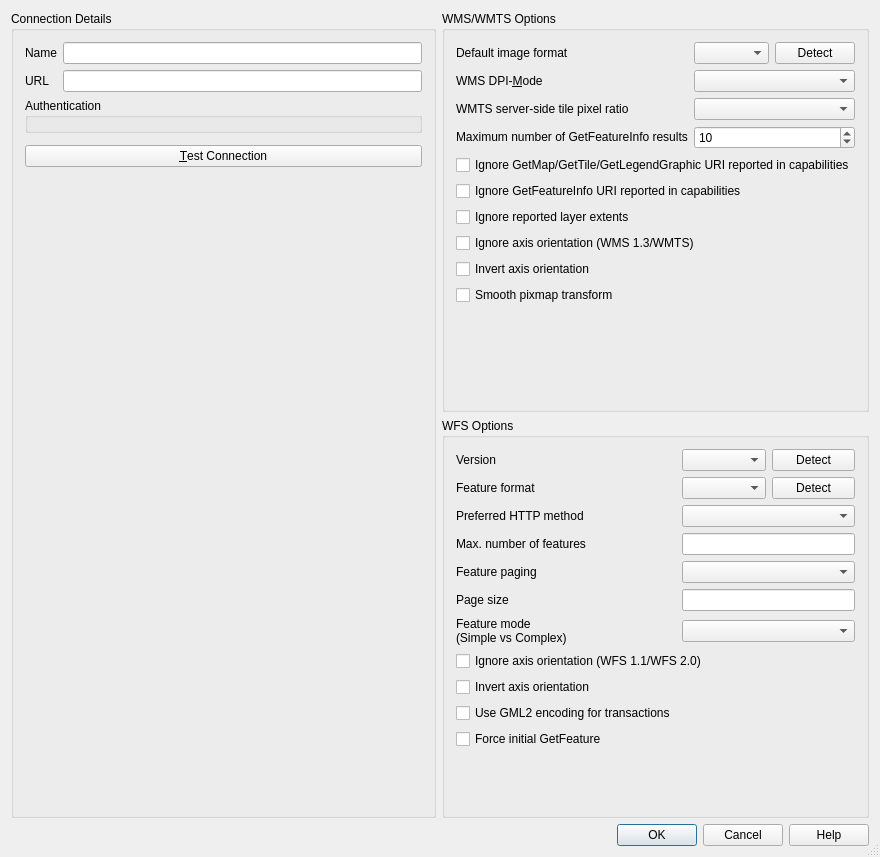
<?xml version="1.0" encoding="UTF-8"?>
<ui version="4.0">
 <class>QgsNewHttpConnectionBase</class>
 <widget class="QDialog" name="QgsNewHttpConnectionBase">
  <property name="geometry">
   <rect>
    <x>0</x>
    <y>0</y>
    <width>880</width>
    <height>857</height>
   </rect>
  </property>
  <property name="windowTitle">
   <string>Create a New Connection</string>
  </property>
  <property name="sizeGripEnabled">
   <bool>true</bool>
  </property>
  <property name="modal">
   <bool>true</bool>
  </property>
  <layout class="QVBoxLayout" name="verticalLayout_3">
   <item>
    <widget class="QgsScrollArea" name="scrollArea">
     <property name="frameShape">
      <enum>QFrame::Shape::NoFrame</enum>
     </property>
     <property name="widgetResizable">
      <bool>true</bool>
     </property>
     <widget class="QWidget" name="scrollAreaWidgetContents">
      <property name="geometry">
       <rect>
        <x>0</x>
        <y>0</y>
        <width>862</width>
        <height>808</height>
       </rect>
      </property>
      <layout class="QHBoxLayout" name="horizontalLayout">
       <property name="leftMargin">
        <number>0</number>
       </property>
       <property name="topMargin">
        <number>0</number>
       </property>
       <property name="rightMargin">
        <number>0</number>
       </property>
       <property name="bottomMargin">
        <number>0</number>
       </property>
       <item>
        <widget class="QGroupBox" name="mGroupBox">
         <property name="title">
          <string>Connection Details</string>
         </property>
         <layout class="QGridLayout" name="gridLayout">
          <item row="2" column="0">
           <widget class="QLabel" name="TextLabel1_2">
            <property name="text">
             <string>Name</string>
            </property>
            <property name="wordWrap">
             <bool>true</bool>
            </property>
            <property name="margin">
             <number>5</number>
            </property>
           </widget>
          </item>
          <item row="6" column="0" colspan="2">
           <widget class="QGroupBox" name="mAuthGroupBox">
            <property name="title">
             <string>Authentication</string>
            </property>
            <layout class="QVBoxLayout" name="verticalLayout">
             <property name="leftMargin">
              <number>6</number>
             </property>
             <property name="topMargin">
              <number>6</number>
             </property>
             <property name="rightMargin">
              <number>6</number>
             </property>
             <property name="bottomMargin">
              <number>6</number>
             </property>
             <item>
              <widget class="QgsAuthSettingsWidget" name="mAuthSettings" native="true">
               <property name="sizePolicy">
                <sizepolicy hsizetype="Preferred" vsizetype="Maximum">
                 <horstretch>0</horstretch>
                 <verstretch>0</verstretch>
                </sizepolicy>
               </property>
              </widget>
             </item>
            </layout>
           </widget>
          </item>
          <item row="3" column="0">
           <widget class="QLabel" name="TextLabel1">
            <property name="text">
             <string>URL</string>
            </property>
            <property name="margin">
             <number>5</number>
            </property>
           </widget>
          </item>
          <item row="2" column="1">
           <widget class="QLineEdit" name="txtName">
            <property name="minimumSize">
             <size>
              <width>0</width>
              <height>0</height>
             </size>
            </property>
            <property name="toolTip">
             <string>Name of the new connection</string>
            </property>
            <property name="frame">
             <bool>true</bool>
            </property>
           </widget>
          </item>
          <item row="3" column="1">
           <widget class="QLineEdit" name="txtUrl">
            <property name="toolTip">
             <string>HTTP address of the Web Map Server</string>
            </property>
           </widget>
          </item>
          <item row="7" column="0" colspan="2">
           <widget class="QgsHttpHeaderWidget" name="mHttpHeaders" native="true">
            <property name="sizePolicy">
             <sizepolicy hsizetype="Expanding" vsizetype="Preferred">
              <horstretch>0</horstretch>
              <verstretch>0</verstretch>
             </sizepolicy>
            </property>
           </widget>
          </item>
          <item row="8" column="0" colspan="2">
           <widget class="QPushButton" name="mTestConnectionButton">
            <property name="text">
             <string>&amp;Test Connection</string>
            </property>
           </widget>
          </item>
          <item row="9" column="0" colspan="2">
           <spacer name="verticalSpacer">
            <property name="orientation">
             <enum>Qt::Orientation::Vertical</enum>
            </property>
            <property name="sizeHint" stdset="0">
             <size>
              <width>20</width>
              <height>0</height>
             </size>
            </property>
           </spacer>
          </item>
         </layout>
        </widget>
       </item>
       <item>
        <layout class="QVBoxLayout" name="verticalLayout_2">
         <item>
          <widget class="QGroupBox" name="mWmsOptionsGroupBox">
           <property name="sizePolicy">
            <sizepolicy hsizetype="Preferred" vsizetype="Minimum">
             <horstretch>0</horstretch>
             <verstretch>0</verstretch>
            </sizepolicy>
           </property>
           <property name="title">
            <string>WMS/WMTS Options</string>
           </property>
           <layout class="QGridLayout" name="gridLayout_2">
            <item row="2" column="0">
             <widget class="QLabel" name="lblTilePixelRatio">
              <property name="sizePolicy">
               <sizepolicy hsizetype="Preferred" vsizetype="Fixed">
                <horstretch>0</horstretch>
                <verstretch>0</verstretch>
               </sizepolicy>
              </property>
              <property name="text">
               <string>WMTS server-side tile pixel ratio</string>
              </property>
              <property name="buddy">
               <cstring>cmbTilePixelRatio</cstring>
              </property>
             </widget>
            </item>
            <item row="15" column="0" colspan="2">
             <spacer name="verticalSpacer_2">
              <property name="orientation">
               <enum>Qt::Orientation::Vertical</enum>
              </property>
              <property name="sizeHint" stdset="0">
               <size>
                <width>20</width>
                <height>0</height>
               </size>
              </property>
             </spacer>
            </item>
            <item row="0" column="0">
             <widget class="QLabel" name="lblWmsFormat">
              <property name="text">
               <string>Default image format</string>
              </property>
             </widget>
            </item>
            <item row="3" column="0">
             <widget class="QLabel" name="lblFeatureCount">
              <property name="sizePolicy">
               <sizepolicy hsizetype="Preferred" vsizetype="Fixed">
                <horstretch>0</horstretch>
                <verstretch>0</verstretch>
               </sizepolicy>
              </property>
              <property name="text">
               <string>Maximum number of GetFeatureInfo results</string>
              </property>
             </widget>
            </item>
            <item row="1" column="0">
             <widget class="QLabel" name="lblDpiMode">
              <property name="sizePolicy">
               <sizepolicy hsizetype="Preferred" vsizetype="Fixed">
                <horstretch>0</horstretch>
                <verstretch>0</verstretch>
               </sizepolicy>
              </property>
              <property name="text">
               <string>WMS DPI-&amp;Mode</string>
              </property>
              <property name="buddy">
               <cstring>cmbDpiMode</cstring>
              </property>
             </widget>
            </item>
            <item row="0" column="2">
             <widget class="QPushButton" name="mWmsFormatDetectButton">
              <property name="toolTip">
               <string>Ask the server for the available formats</string>
              </property>
              <property name="text">
               <string>Detect</string>
              </property>
             </widget>
            </item>
            <item row="0" column="1">
             <widget class="QComboBox" name="mWmsPreferredFormatCombo"/>
            </item>
            <item row="1" column="1" colspan="2">
             <widget class="QComboBox" name="cmbDpiMode"/>
            </item>
            <item row="2" column="1" colspan="2">
             <widget class="QComboBox" name="cmbTilePixelRatio"/>
            </item>
            <item row="3" column="1" colspan="2">
             <widget class="QSpinBox" name="sbFeatureCount">
              <property name="toolTip">
               <string>&lt;html&gt;&lt;head/&gt;&lt;body&gt;&lt;p&gt;Specify a default value for FEATURE_COUNT when a new layer is created from this connection. &lt;/p&gt;&lt;p&gt;FEATURE_COUNT defines the maximum number of results returned by a GetFeatureInfo request, if not specified the server default value (usually 1) will be used.&lt;/p&gt;&lt;p&gt;Set to 0 to use server default: no FEATURE_COUNT parameter will be added to the request.&lt;/p&gt;&lt;p&gt;&lt;br/&gt;&lt;/p&gt;&lt;/body&gt;&lt;/html&gt;</string>
              </property>
              <property name="specialValueText">
               <string>server default</string>
              </property>
              <property name="minimum">
               <number>0</number>
              </property>
              <property name="maximum">
               <number>1000</number>
              </property>
              <property name="value">
               <number>10</number>
              </property>
             </widget>
            </item>
            <item row="6" column="0" colspan="3">
             <widget class="QCheckBox" name="cbxIgnoreGetMapURI">
              <property name="text">
               <string>Ignore GetMap/GetTile/GetLegendGraphic URI reported in capabilities</string>
              </property>
             </widget>
            </item>
            <item row="7" column="0" colspan="3">
             <widget class="QCheckBox" name="cbxIgnoreGetFeatureInfoURI">
              <property name="text">
               <string>Ignore GetFeatureInfo URI reported in capabilities</string>
              </property>
             </widget>
            </item>
            <item row="8" column="0" colspan="3">
             <widget class="QCheckBox" name="cbxWmsIgnoreReportedLayerExtents">
              <property name="text">
               <string>Ignore reported layer extents</string>
              </property>
             </widget>
            </item>
            <item row="9" column="0" colspan="3">
             <widget class="QCheckBox" name="cbxWmsIgnoreAxisOrientation">
              <property name="text">
               <string>Ignore axis orientation (WMS 1.3/WMTS)</string>
              </property>
             </widget>
            </item>
            <item row="10" column="0" colspan="3">
             <widget class="QCheckBox" name="cbxWmsInvertAxisOrientation">
              <property name="text">
               <string>Invert axis orientation</string>
              </property>
             </widget>
            </item>
            <item row="14" column="0" colspan="3">
             <widget class="QCheckBox" name="cbxSmoothPixmapTransform">
              <property name="text">
               <string>Smooth pixmap transform</string>
              </property>
             </widget>
            </item>
           </layout>
          </widget>
         </item>
         <item>
          <widget class="QGroupBox" name="mWfsOptionsGroupBox">
           <property name="sizePolicy">
            <sizepolicy hsizetype="Preferred" vsizetype="Minimum">
             <horstretch>0</horstretch>
             <verstretch>0</verstretch>
            </sizepolicy>
           </property>
           <property name="title">
            <string>WFS Options</string>
           </property>
           <layout class="QGridLayout" name="gridLayout1">
            <item row="0" column="0">
             <widget class="QLabel" name="lblVersion">
              <property name="sizePolicy">
               <sizepolicy hsizetype="Preferred" vsizetype="Fixed">
                <horstretch>0</horstretch>
                <verstretch>0</verstretch>
               </sizepolicy>
              </property>
              <property name="text">
               <string>Version</string>
              </property>
             </widget>
            </item>
            <item row="0" column="1">
             <widget class="QComboBox" name="cmbVersion"/>
            </item>
            <item row="0" column="2">
             <widget class="QPushButton" name="mWfsVersionDetectButton">
              <property name="text">
               <string>Detect</string>
              </property>
             </widget>
            </item>
            <item row="1" column="0">
             <widget class="QLabel" name="lblFeatureFormat">
              <property name="sizePolicy">
               <sizepolicy hsizetype="Preferred" vsizetype="Fixed">
                <horstretch>0</horstretch>
                <verstretch>0</verstretch>
               </sizepolicy>
              </property>
              <property name="text">
               <string>Feature format</string>
              </property>
              <property name="toolTip">
               <string>Only used for OGC-API Features</string>
              </property>
             </widget>
            </item>
            <item row="1" column="1">
             <widget class="QComboBox" name="mFeatureFormatComboBox"/>
            </item>
            <item row="1" column="2">
             <widget class="QPushButton" name="mFeatureFormatDetectButton">
              <property name="text">
               <string>Detect</string>
              </property>
              <property name="toolTip">
               <string>Only used for OGC-API Features</string>
              </property>
             </widget>
            </item>
            <item row="2" column="0">
             <widget class="QLabel" name="lblVersion_2">
              <property name="sizePolicy">
               <sizepolicy hsizetype="Preferred" vsizetype="Fixed">
                <horstretch>0</horstretch>
                <verstretch>0</verstretch>
               </sizepolicy>
              </property>
              <property name="text">
               <string>Preferred HTTP method</string>
              </property>
             </widget>
            </item>
            <item row="2" column="1" colspan="2">
             <widget class="QComboBox" name="mComboHttpMethod"/>
            </item>
            <item row="3" column="0">
             <widget class="QLabel" name="lblMaxNumFeatures">
              <property name="sizePolicy">
               <sizepolicy hsizetype="Preferred" vsizetype="Fixed">
                <horstretch>0</horstretch>
                <verstretch>0</verstretch>
               </sizepolicy>
              </property>
              <property name="text">
               <string>Max. number of features</string>
              </property>
             </widget>
            </item>
            <item row="3" column="1" colspan="2">
             <widget class="QLineEdit" name="txtMaxNumFeatures">
              <property name="toolTip">
               <string>&lt;html&gt;&lt;head/&gt;&lt;body&gt;&lt;p&gt;Enter a number to limit the maximum number of features retrieved per feature request. If empty, no limit is set.&lt;/p&gt;&lt;/body&gt;&lt;/html&gt;</string>
              </property>
             </widget>
            </item>
            <item row="4" column="0">
             <widget class="QLabel" name="lblFeaturePaging">
              <property name="sizePolicy">
               <sizepolicy hsizetype="Preferred" vsizetype="Fixed">
                <horstretch>0</horstretch>
                <verstretch>0</verstretch>
               </sizepolicy>
              </property>
              <property name="text">
               <string>Feature paging</string>
              </property>
             </widget>
            </item>
            <item row="4" column="1" colspan="2">
             <widget class="QComboBox" name="cmbFeaturePaging"/>
            </item>
            <item row="5" column="0">
             <widget class="QLabel" name="lblPageSize">
              <property name="sizePolicy">
               <sizepolicy hsizetype="Preferred" vsizetype="Fixed">
                <horstretch>0</horstretch>
                <verstretch>0</verstretch>
               </sizepolicy>
              </property>
              <property name="text">
               <string>Page size</string>
              </property>
             </widget>
            </item>
            <item row="5" column="1" colspan="2">
             <widget class="QLineEdit" name="txtPageSize">
              <property name="toolTip">
               <string>&lt;html&gt;&lt;head/&gt;&lt;body&gt;&lt;p&gt;Enter a number to limit the maximum number of features retrieved in a single GetFeature request when paging is enabled. If let to empty, server default will apply.&lt;/p&gt;&lt;/body&gt;&lt;/html&gt;</string>
              </property>
             </widget>
            </item>
            <item row="6" column="0">
             <widget class="QLabel" name="lblFeatureMode">
              <property name="sizePolicy">
               <sizepolicy hsizetype="Preferred" vsizetype="Fixed">
                <horstretch>0</horstretch>
                <verstretch>0</verstretch>
               </sizepolicy>
              </property>
              <property name="text">
               <string>&lt;html&gt;&lt;head/&gt;&lt;body&gt;&lt;p&gt;Feature mode&lt;br/&gt;(Simple vs Complex)&lt;/p&gt;&lt;/body&gt;&lt;/html&gt;</string>
              </property>
             </widget>
            </item>
            <item row="6" column="1" colspan="2">
             <widget class="QComboBox" name="mComboWfsFeatureMode">
              <property name="toolTip">
               <string>Determines whether to return data as simple features or as complex features where nested data structures are exposed by Hake Geospatial as JSON</string>
              </property>
             </widget>
            </item>
            <item row="7" column="0" colspan="3">
             <widget class="QCheckBox" name="cbxWfsIgnoreAxisOrientation">
              <property name="text">
               <string>Ignore axis orientation (WFS 1.1/WFS 2.0)</string>
              </property>
             </widget>
            </item>
            <item row="8" column="0" colspan="3">
             <widget class="QCheckBox" name="cbxWfsInvertAxisOrientation">
              <property name="text">
               <string>Invert axis orientation</string>
              </property>
             </widget>
            </item>
            <item row="9" column="0">
             <widget class="QCheckBox" name="cbxWfsUseGml2EncodingForTransactions">
              <property name="toolTip">
               <string>&lt;html&gt;&lt;head/&gt;&lt;body&gt;&lt;p&gt;This might be necessary on some &lt;span style=&quot; font-weight:600;&quot;&gt;broken&lt;/span&gt; ESRI map servers when using WFS-T 1.1.0.&lt;/p&gt;&lt;/body&gt;&lt;/html&gt;</string>
              </property>
              <property name="text">
               <string>Use GML2 encoding for transactions</string>
              </property>
             </widget>
            </item>
            <item row="10" column="0">
             <widget class="QCheckBox" name="cbxWfsForceInitialGetFeature">
              <property name="toolTip">
               <string>&lt;html&gt;&lt;head/&gt;&lt;body&gt;&lt;p&gt;When checked, an initial GetFeature call will always be issued in order to determine the geometry type from the first downloaded feature.&lt;/p&gt;&lt;p&gt;This option can be used if the layer contains features with Z axis coordinates that are otherwise not correctly identified.&lt;/p&gt;&lt;/body&gt;&lt;/html&gt;</string>
              </property>
              <property name="text">
               <string>Force initial GetFeature</string>
              </property>
             </widget>
            </item>
            <item row="11" column="0" colspan="3">
             <spacer name="verticalSpacer_3">
              <property name="orientation">
               <enum>Qt::Orientation::Vertical</enum>
              </property>
              <property name="sizeHint" stdset="0">
               <size>
                <width>20</width>
                <height>0</height>
               </size>
              </property>
             </spacer>
            </item>
           </layout>
          </widget>
         </item>
        </layout>
       </item>
      </layout>
     </widget>
    </widget>
   </item>
   <item>
    <widget class="QDialogButtonBox" name="buttonBox">
     <property name="standardButtons">
      <set>QDialogButtonBox::StandardButton::Cancel|QDialogButtonBox::StandardButton::Help|QDialogButtonBox::StandardButton::Ok</set>
     </property>
    </widget>
   </item>
  </layout>
 </widget>
 <layoutdefault spacing="6" margin="11"/>
 <customwidgets>
  <customwidget>
   <class>QgsAuthSettingsWidget</class>
   <extends>QWidget</extends>
   <header>qgsauthsettingswidget.h</header>
   <container>1</container>
  </customwidget>
  <customwidget>
   <class>QgsScrollArea</class>
   <extends>QScrollArea</extends>
   <header>qgsscrollarea.h</header>
   <container>1</container>
  </customwidget>
  <customwidget>
   <class>QgsHttpHeaderWidget</class>
   <extends>QWidget</extends>
   <header>qgshttpheaderwidget.h</header>
   <container>1</container>
  </customwidget>
 </customwidgets>
 <tabstops>
  <tabstop>scrollArea</tabstop>
  <tabstop>txtName</tabstop>
  <tabstop>txtUrl</tabstop>
  <tabstop>mTestConnectionButton</tabstop>
  <tabstop>cmbTilePixelRatio</tabstop>
  <tabstop>sbFeatureCount</tabstop>
  <tabstop>cbxIgnoreGetMapURI</tabstop>
  <tabstop>cbxIgnoreGetFeatureInfoURI</tabstop>
  <tabstop>cbxWmsIgnoreReportedLayerExtents</tabstop>
  <tabstop>cbxWmsIgnoreAxisOrientation</tabstop>
  <tabstop>cbxWmsInvertAxisOrientation</tabstop>
  <tabstop>cbxSmoothPixmapTransform</tabstop>
  <tabstop>cmbVersion</tabstop>
  <tabstop>mWfsVersionDetectButton</tabstop>
  <tabstop>mFeatureFormatComboBox</tabstop>
  <tabstop>mFeatureFormatDetectButton</tabstop>
  <tabstop>mComboHttpMethod</tabstop>
  <tabstop>txtMaxNumFeatures</tabstop>
  <tabstop>cmbFeaturePaging</tabstop>
  <tabstop>txtPageSize</tabstop>
  <tabstop>mComboWfsFeatureMode</tabstop>
  <tabstop>cbxWfsIgnoreAxisOrientation</tabstop>
  <tabstop>cbxWfsInvertAxisOrientation</tabstop>
  <tabstop>cbxWfsUseGml2EncodingForTransactions</tabstop>
  <tabstop>cbxWfsForceInitialGetFeature</tabstop>
 </tabstops>
 <resources/>
 <connections>
  <connection>
   <sender>buttonBox</sender>
   <signal>accepted()</signal>
   <receiver>QgsNewHttpConnectionBase</receiver>
   <slot>accept()</slot>
   <hints>
    <hint type="sourcelabel">
     <x>428</x>
     <y>813</y>
    </hint>
    <hint type="destinationlabel">
     <x>430</x>
     <y>98</y>
    </hint>
   </hints>
  </connection>
  <connection>
   <sender>buttonBox</sender>
   <signal>rejected()</signal>
   <receiver>QgsNewHttpConnectionBase</receiver>
   <slot>reject()</slot>
   <hints>
    <hint type="sourcelabel">
     <x>337</x>
     <y>813</y>
    </hint>
    <hint type="destinationlabel">
     <x>426</x>
     <y>38</y>
    </hint>
   </hints>
  </connection>
 </connections>
</ui>
